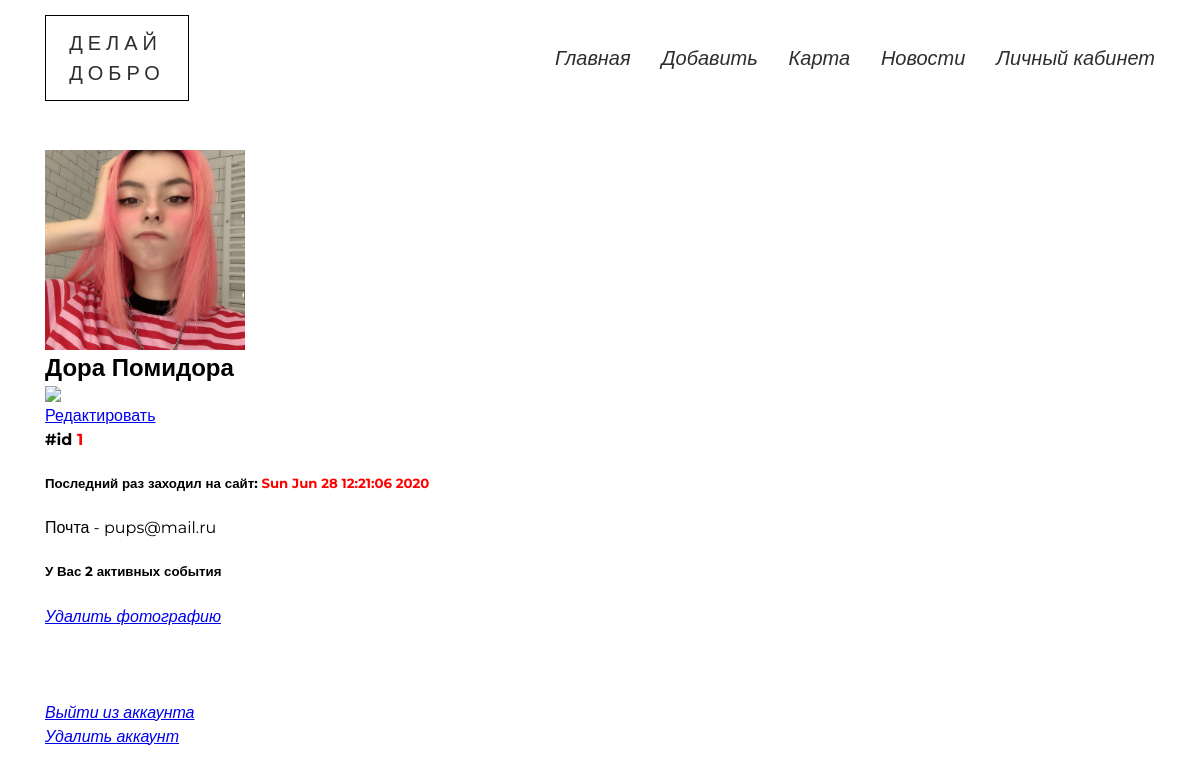
The app's page /user/1 (signed in), older data.
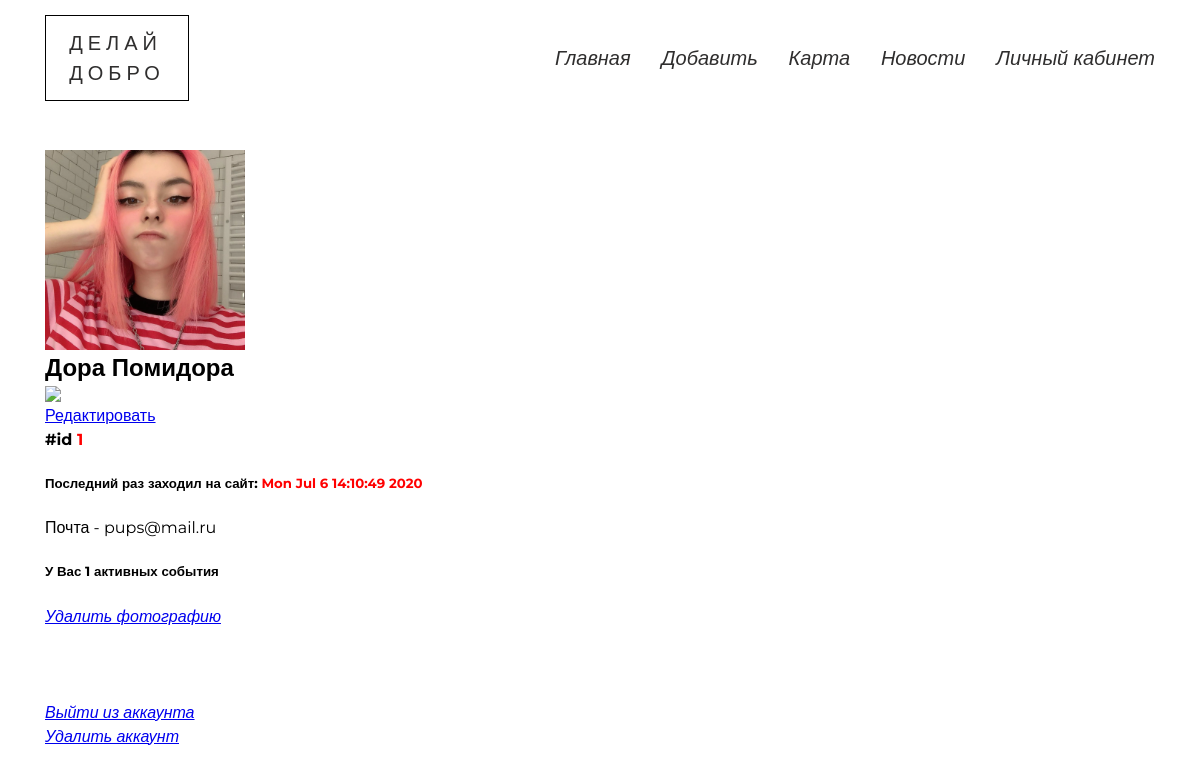
The same page, newer data.
### data/model_users.py (models this page shows, shortened)
class User(SqlAlchemyBase, UserMixin, SerializerMixin):
    __tablename__ = 'users'
    id = sqlalchemy.Column(sqlalchemy.Integer,
                           primary_key=True, autoincrement=True)
    name = sqlalchemy.Column(sqlalchemy.String)
    email = sqlalchemy.Column(sqlalchemy.String)
    type = sqlalchemy.Column(sqlalchemy.Integer)
    last_time_in = sqlalchemy.Column(sqlalchemy.String,
                                     default=time.ctime)
    hashed_password = sqlalchemy.Column(sqlalchemy.String)
    help_count = sqlalchemy.Column(sqlalchemy.Integer)
    events = sqlalchemy.orm.relation("Event", backref="user")
    comments = sqlalchemy.orm.relation("Comment", backref="user")
    photo = sqlalchemy.orm.relation("File", uselist=False)

### blueprints/users.py (the view)
@blueprint.route('/user/<int:user_id>')
def user(user_id):
    session = db_session.create_session()
    user = session.query(User).get(user_id)
    if not user:
        abort(404)
    return render_template('user.html', user=user)

### blueprints/user_authenticate.py (called while the page is built)
@login_manager.user_loader
def user_load(user_id):
    session = db_session.create_session()
    return session.query(User).get(user_id)

### data/db_session.py (called while the page is built)
def create_session() -> Session:
    global __factory
    return __factory()

### templates/user.html (shortened to what this page needs)
{% extends "base.html" %}
{% block content %}
    <div class="container">
    <div class="infolist">
        <div class='flexbox flex_c_nowr'>
            <div>
                <img src="/{{ user.photo.path if user.photo else 'static/images/none_image.png' }}" height="200px">
                <div class="flexbox flex_jcspacebetween_aicenter">
                    <h2>{{ user.name }}</h2>
                    {% if current_user.is_authenticated and current_user.id == user.id %}
                        <a href="/edit_user/{{ user.id }}" class='link'>
                            <img src="/static/images/edit_icon1.png" height="18px">Редактировать</a>
                    {% endif %}
                </div>
                <h4>#id <span style='color: red'>{{ user.id }}</span></h4>
                <h5>Последний раз заходил на сайт: <span style='color: red'>{{ user.last_time_in }}</span></h5>
                <p>Почта - {{ user.email }}</p>
                <h5>У Вас {{ user.events|length }} активных события</h5>
            </div>
            {% if current_user.is_authenticated and current_user.id == user.id and user.photo %}
                <div>
                    <a href="/del_user_photo/{{ user.id }}" class='link'><i>Удалить фотографию</i></a>
                </div>
            {% endif %}
            <br>
            <br>
            <br>
            {% if current_user.is_authenticated and current_user.id == user.id %}
                <div>
                    <a href="/logout" class='link'><i>Выйти из аккаунта</i></a>
                    <br>
                    <a href="/del_user/{{ user.id }}" class='link'><i>Удалить аккаунт</i></a>
                </div>
            {% endif %}
        </div>
    </div>
    </div>
{% endblock %}

Row changes from the older to the newer data that the page shows:
changed User "Дора Помидора": last_time_in "Sun Jun 28 12:21:06 2020" → "Mon Jul 6 14:10:49 2020"
Text that changed along with them:
{{ user.events|length }}: "2" → "1"
